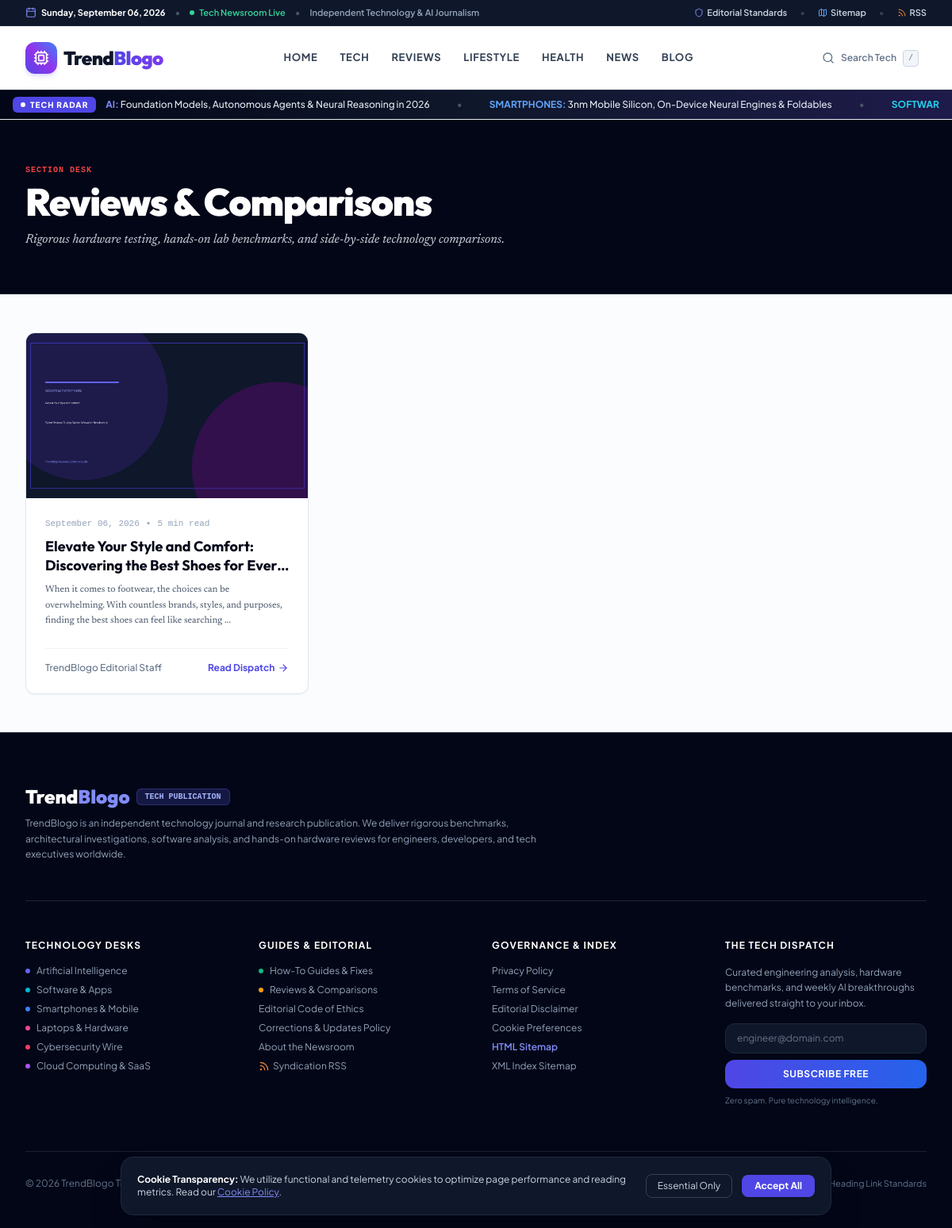
/category/reviews, run on an earlier commit of the app's database.
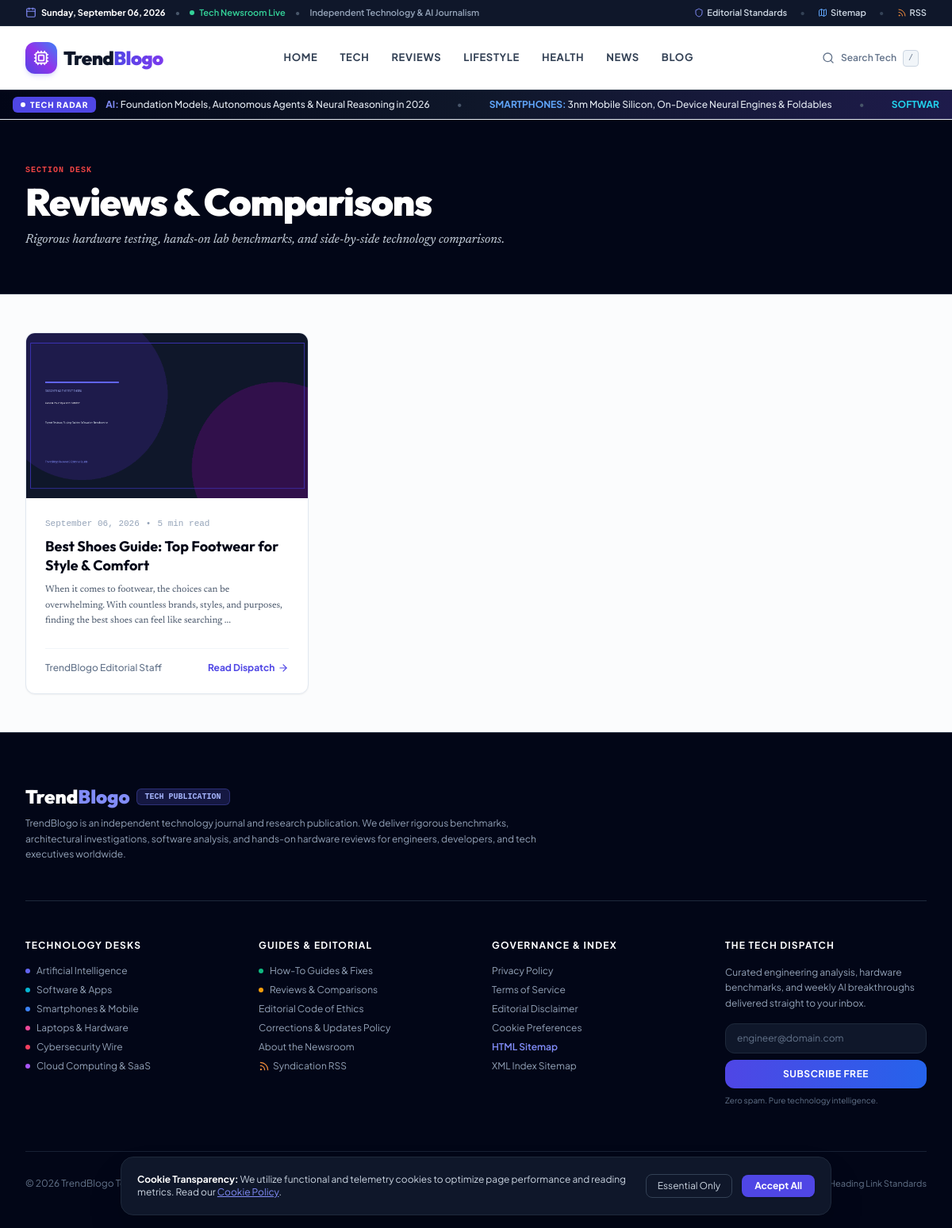
And on a later commit of the database.
### app/models/article.py (models this page shows)
class Article(Base):
    __tablename__ = "articles"
    id = Column(Integer, primary_key=True, index=True)
    title = Column(String(255), nullable=False)
    slug = Column(String(255), unique=True, index=True, nullable=False)
    primary_keyword = Column(String(150), index=True, nullable=False)
    secondary_keywords = Column(Text, nullable=True)
    search_intent = Column(String(50), default="informational")
    template_type = Column(String(50), default="ultimate_guide")
    summary = Column(Text, nullable=True)
    content = Column(Text, nullable=False)  # Markdown format
    html_content = Column(Text, nullable=True)  # Rendered HTML
    featured_image = Column(String(255), nullable=False)
    featured_image_alt = Column(String(255), nullable=False)
    featured_image_caption = Column(String(255), nullable=True)
    image_1_url = Column(String(255), nullable=True)
    image_1_alt = Column(String(255), nullable=True)
    image_1_caption = Column(String(255), nullable=True)
    image_2_url = Column(String(255), nullable=True)
    image_2_alt = Column(String(255), nullable=True)
    image_2_caption = Column(String(255), nullable=True)
    image_3_url = Column(String(255), nullable=True)
    image_3_alt = Column(String(255), nullable=True)
    image_3_caption = Column(String(255), nullable=True)
    category_id = Column(Integer, ForeignKey("categories.id", ondelete="SET NULL"), nullable=True)
    author_name = Column(String(100), default="Editorial Team")
    author_slug = Column(String(100), default="editorial-team", index=True)
    status = Column(String(30), default="published", index=True)  # draft, published, scheduled
    scheduled_at = Column(DateTime, nullable=True)
    published_at = Column(DateTime, default=datetime.utcnow, index=True)
    created_at = Column(DateTime, default=datetime.utcnow)
    updated_at = Column(DateTime, default=datetime.utcnow, onupdate=datetime.utcnow)
    word_count = Column(Integer, default=0)
    reading_time = Column(Integer, default=5)  # minutes
    view_count = Column(Integer, default=0)
    seo_title = Column(String(150), nullable=True)
    meta_description = Column(String(320), nullable=True)
    canonical_url = Column(String(255), nullable=True)
    og_title = Column(String(150), nullable=True)
    og_description = Column(String(320), nullable=True)
    schema_json = Column(Text, nullable=True)
    quality_score = Column(Float, default=95.0)
    quality_report = Column(Text, nullable=True)  # JSON string
    category = relationship("Category", back_populates="articles")
    tags = relationship("ArticleTag", back_populates="article", cascade="all, delete-orphan")
    internal_links_out = relationship("InternalLink", foreign_keys="InternalLink.source_article_id", cascade="all, delete-orphan")
    external_links = relationship("ExternalLink", cascade="all, delete-orphan")

### app/routes/public.py (the view)
@router.get("/category/{slug}", response_class=HTMLResponse)
def category_detail(slug: str, request: Request, page: int = Query(1, ge=1), db: Session = Depends(get_db)):
    category = db.query(Category).filter(Category.slug == slug).first()
    if not category and slug == "tech":
        category = db.query(Category).filter(Category.slug.in_(["tech", "tech-news", "ai"])).first()
        if not category:
            category = Category(
                name="Tech",
                slug="tech",
                description="Comprehensive technology reporting, systems engineering, and hardware reviews.",
                color="#2563EB"
            )
            db.add(category)
            db.commit()
            db.refresh(category)
    if not category:
        raise HTTPException(status_code=404, detail="Category not found")
    ctx = get_common_context(db, request)
    query = db.query(Article).filter(Article.category_id == category.id, Article.status == "published").order_by(desc(Article.published_at))
    total = query.count()
    per_page = 9
    total_pages = max(1, (total + per_page - 1) // per_page)
    articles = query.offset((page - 1) * per_page).limit(per_page).all()
    ctx.update({
        "category": category,
        "articles": articles,
        "page": page,
        "total_pages": total_pages,
        "total_count": total,
        "title": f"{category.name} Articles | TrendBlogo",
        "meta_desc": category.description or f"Discover top-tier articles and guides on {category.name} published on TrendBlogo."
    })
    return templates.TemplateResponse(request=request, name="blog/category.html", context=ctx)

### app/templates/blog/category.html (shortened to what this page needs)
{% extends "base.html" %}
{% block content %}
<div class="bg-slate-950 py-14 text-white border-b border-slate-800">
  <div class="max-w-7xl mx-auto px-4 sm:px-6 lg:px-8">
    <div class="max-w-2xl">
      <div class="text-[10px] font-mono uppercase tracking-widest text-red-500 font-bold mb-2">Section Desk</div>
      <h1 class="font-display text-4xl sm:text-5xl font-black tracking-tight mb-3">{{ category.name }}</h1>
      <p class="font-editorial text-base text-slate-300 italic">{{ category.description or "Comprehensive editorial investigations, architecture breakdowns, and industry frameworks." }}</p>
    </div>
  </div>
</div>
<div class="max-w-7xl mx-auto px-4 sm:px-6 lg:px-8 py-12">
  {% if articles and articles|length > 0 %}
  <div class="grid grid-cols-1 md:grid-cols-3 gap-8">
    {% for article in articles %}
    <article class="bg-white rounded-xl overflow-hidden border border-slate-200 flex flex-col justify-between hover:border-slate-400 transition shadow-sm group">
      <a href="/blog/{{ article.slug }}" class="relative h-52 w-full overflow-hidden bg-slate-100 block">
        <img src="{{ article.featured_image }}" alt="{{ article.featured_image_alt or article.title }}" class="w-full h-full object-cover group-hover:scale-105 transition duration-300" loading="lazy">
      </a>
      <div class="p-6 flex-1 flex flex-col justify-between">
        <div>
          <div class="flex items-center space-x-2 text-[11px] text-slate-400 mb-2 font-mono">
            <span>{{ article.published_at.strftime("%B %d, %Y") if article.published_at else "September 2026" }}</span>
            <span>•</span>
            <span>{{ article.reading_time }} min read</span>
          </div>
          <h2 class="font-display text-lg font-bold text-slate-950 group-hover:text-indigo-600 transition line-clamp-2 leading-snug mb-2">
            <a href="/blog/{{ article.slug }}">{{ article.title }}</a>
          </h2>
          <p class="font-editorial text-xs text-slate-600 line-clamp-3 leading-relaxed">
            {{ article.summary }}
          </p>
        </div>
        <div class="mt-6 pt-4 border-t border-slate-100 flex items-center justify-between text-xs">
          <span class="text-slate-500 font-medium">{{ article.author_name or "Editorial Team" }}</span>
          <a href="/blog/{{ article.slug }}" class="font-bold text-indigo-600 hover:text-red-700 inline-flex items-center">
            Read Dispatch <i data-lucide="arrow-right" class="w-3.5 h-3.5 ml-1"></i>
          </a>
        </div>
      </div>
    </article>
    {% endfor %}
  </div>
  {% endif %}
</div>
{% endblock %}

What changed in the data, as far as the page shows it:
changed Article "TrendBlogo Editorial Staff": title "Elevate Your Style and Comfort: Discovering the Best Shoes for…" → "Best Shoes Guide: Top Footwear for Style & Comfort"
